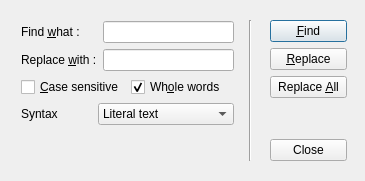
<?xml version="1.0" encoding="UTF-8"?>
<ui version="4.0">
 <class>FindAndReplaceDlg</class>
 <widget class="QDialog" name="FindAndReplaceDlg">
  <property name="geometry">
   <rect>
    <x>0</x>
    <y>0</y>
    <width>365</width>
    <height>181</height>
   </rect>
  </property>
  <property name="windowTitle">
   <string>Find and Replace</string>
  </property>
  <widget class="Line" name="line">
   <property name="geometry">
    <rect>
     <x>240</x>
     <y>20</y>
     <width>20</width>
     <height>141</height>
    </rect>
   </property>
   <property name="orientation">
    <enum>Qt::Vertical</enum>
   </property>
  </widget>
  <widget class="QWidget" name="">
   <property name="geometry">
    <rect>
     <x>270</x>
     <y>20</y>
     <width>77</width>
     <height>141</height>
    </rect>
   </property>
   <layout class="QVBoxLayout" name="verticalLayout">
    <item>
     <widget class="QPushButton" name="findButton">
      <property name="text">
       <string>&amp;Find</string>
      </property>
     </widget>
    </item>
    <item>
     <widget class="QPushButton" name="replaceButton">
      <property name="text">
       <string>&amp;Replace</string>
      </property>
     </widget>
    </item>
    <item>
     <widget class="QPushButton" name="replaceAll">
      <property name="text">
       <string>Replace &amp;All</string>
      </property>
     </widget>
    </item>
    <item>
     <spacer name="verticalSpacer_2">
      <property name="orientation">
       <enum>Qt::Vertical</enum>
      </property>
      <property name="sizeHint" stdset="0">
       <size>
        <width>20</width>
        <height>58</height>
       </size>
      </property>
     </spacer>
    </item>
    <item>
     <widget class="QPushButton" name="closeButton">
      <property name="text">
       <string>Close</string>
      </property>
     </widget>
    </item>
   </layout>
  </widget>
  <widget class="QWidget" name="">
   <property name="geometry">
    <rect>
     <x>21</x>
     <y>21</y>
     <width>213</width>
     <height>141</height>
    </rect>
   </property>
   <layout class="QVBoxLayout" name="verticalLayout_2">
    <item>
     <layout class="QGridLayout" name="gridLayout">
      <item row="0" column="0">
       <widget class="QLabel" name="label">
        <property name="text">
         <string>Find &amp;what :</string>
        </property>
        <property name="buddy">
         <cstring>findLineEdit</cstring>
        </property>
       </widget>
      </item>
      <item row="0" column="1">
       <widget class="QLineEdit" name="findLineEdit"/>
      </item>
      <item row="1" column="0">
       <widget class="QLabel" name="label_2">
        <property name="text">
         <string>Replace &amp;with :</string>
        </property>
        <property name="buddy">
         <cstring>replaceLineEdit</cstring>
        </property>
       </widget>
      </item>
      <item row="1" column="1">
       <widget class="QLineEdit" name="replaceLineEdit"/>
      </item>
     </layout>
    </item>
    <item>
     <layout class="QHBoxLayout" name="horizontalLayout">
      <item>
       <widget class="QCheckBox" name="caseCheckBox">
        <property name="text">
         <string>&amp;Case sensitive</string>
        </property>
       </widget>
      </item>
      <item>
       <widget class="QCheckBox" name="wholeCheckBox">
        <property name="text">
         <string>Wh&amp;ole words</string>
        </property>
        <property name="checked">
         <bool>true</bool>
        </property>
       </widget>
      </item>
     </layout>
    </item>
    <item>
     <layout class="QHBoxLayout" name="horizontalLayout_2">
      <item>
       <widget class="QLabel" name="label_3">
        <property name="text">
         <string>Syntax</string>
        </property>
        <property name="buddy">
         <cstring>syntaxComboBox</cstring>
        </property>
       </widget>
      </item>
      <item>
       <widget class="QComboBox" name="syntaxComboBox">
        <item>
         <property name="text">
          <string>Literal text</string>
         </property>
        </item>
        <item>
         <property name="text">
          <string>Regular expression</string>
         </property>
        </item>
       </widget>
      </item>
     </layout>
    </item>
    <item>
     <spacer name="verticalSpacer">
      <property name="orientation">
       <enum>Qt::Vertical</enum>
      </property>
      <property name="sizeHint" stdset="0">
       <size>
        <width>20</width>
        <height>18</height>
       </size>
      </property>
     </spacer>
    </item>
   </layout>
  </widget>
 </widget>
 <tabstops>
  <tabstop>findLineEdit</tabstop>
  <tabstop>replaceLineEdit</tabstop>
  <tabstop>caseCheckBox</tabstop>
  <tabstop>wholeCheckBox</tabstop>
  <tabstop>syntaxComboBox</tabstop>
  <tabstop>findButton</tabstop>
  <tabstop>replaceButton</tabstop>
  <tabstop>replaceAll</tabstop>
  <tabstop>closeButton</tabstop>
 </tabstops>
 <resources/>
 <connections>
  <connection>
   <sender>closeButton</sender>
   <signal>clicked()</signal>
   <receiver>FindAndReplaceDlg</receiver>
   <slot>reject()</slot>
   <hints>
    <hint type="sourcelabel">
     <x>303</x>
     <y>155</y>
    </hint>
    <hint type="destinationlabel">
     <x>209</x>
     <y>170</y>
    </hint>
   </hints>
  </connection>
 </connections>
</ui>
